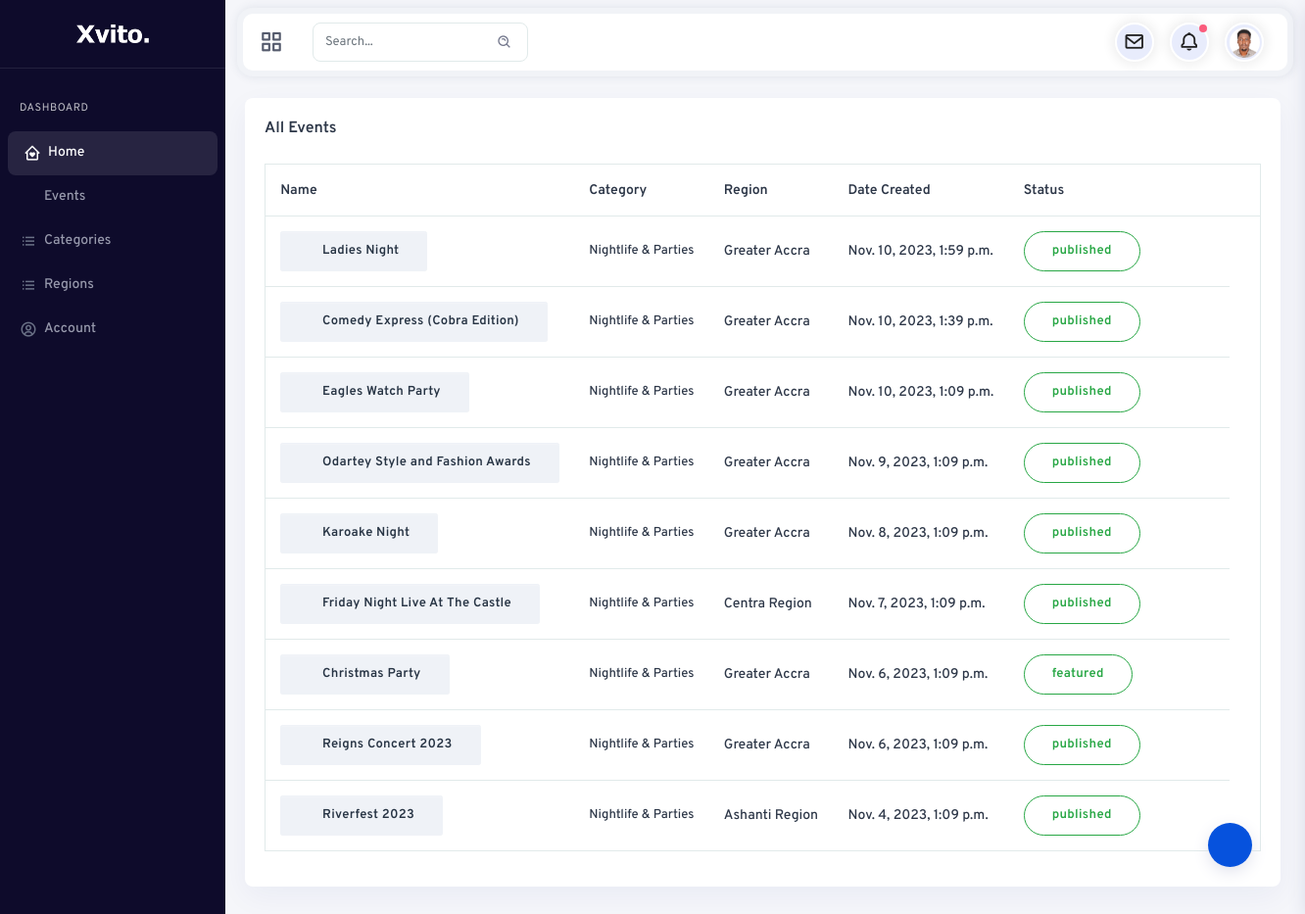
The app's page /events_backend/all_events/ (signed in) with its own data.
### events_app/models.py (models this page shows, shortened)
class UserProfile(models.Model):
    user = models.OneToOneField(User, on_delete=models.CASCADE)
    avatar = models.ImageField(upload_to='user_avatars/', null=True, blank=True)
    first_name = models.CharField(max_length=50, null=True, blank=True)
    last_name = models.CharField(max_length=50, null=True, blank=True)
    phone_number = models.CharField(max_length=15, null=True, blank=True)
    email = models.EmailField(max_length=100, null=True, blank=True)

class Event(models.Model):
    STATUS_CHOICES = (
        ('draft', 'Draft'),
        ('published', 'Published'),
        ('canceled', 'Canceled'),
        ('featured', 'featured'),
    )
    title = models.CharField(max_length=200)
    description = models.TextField()
    location = models.CharField(max_length=200)
    date = models.DateTimeField()
    registration_required = models.BooleanField(default=False)
    registration_link = models.URLField(blank=True, null=True)
    category = models.ForeignKey(EventCategory, on_delete=models.SET_NULL, null=True)
    Region = models.ForeignKey(EventRegion, on_delete=models.SET_NULL, null=True)
    image = models.ImageField(upload_to='event_images/', null=True, blank=True)
    status = models.CharField(max_length=10, choices=STATUS_CHOICES, default='draft')
    user = models.ForeignKey(User, on_delete=models.CASCADE, default=1)
    group = models.ForeignKey(Group, on_delete=models.SET_NULL, null=True, default=1)
    created_at = models.DateTimeField(default=timezone.now)
    updated_at = models.DateTimeField(default=timezone.now)

class EventCategory(models.Model):
    name = models.CharField(max_length=100)
    def __str__(self):
        return self.name

class EventRegion(models.Model):
    name = models.CharField(max_length=100)
    def __str__(self):
        return self.name

### events_backend/views.py (the view)
# urls.py: path('all_events/', AllEvents.as_view(), name='view-events'),
class AllEvents(LoginRequiredMixin, ListView):
    model = Event
    template_name = 'events_backend/all_events.html'
    context_object_name = 'events'
    paginate_by = 10
    def get_queryset(self):
        return Event.objects.filter(user=self.request.user).order_by('-created_at')

### events_backend/templates/events_backend/all_events.html
{% extends 'events_backend/backend_base.html' %}
{% load static %}
{% block content %}
  <div class="main-panel">
    <div class="content-wrapper">
      <div class="container-fluid">
        <div class="row">
          <div class="row">
            <div class="col-12 box-margin">
              <div class="card">
                <div class="card-body">
                  <h6 class="card-title">All Events</h6>
                  <div class="table-responsive">
                    <table class="table table-nowrap">
                      <thead>
                        <tr>
                          <th>Name</th>
                          <th>Category</th>
                          <th>Region</th>
                          <th>Date Created</th>
                          <th>Status</th>
                          <th></th>
                        </tr>
                      </thead>
                      <tbody>
                        {% for event in events %}
                        <tr>
                          <th scope="row">
                            <button type="button" class="btn btn-sm btn-secondary btn-icon rounded-pill">
                              <a href="{% url 'event-detail' event.pk %}" style="text-decoration: none; color: inherit;">
                                  <span class="btn-inner--icon"><i class="fa fa-book"></i></span>
                                  <span class="btn-inner--text">{{ event.title }}</span>
                              </a>
                          </button>
                          </th>
                          <td class="order">
                            <span class="d-block font-13">{{ event.category }}</span>
                          </td>
                          <td>
                            <span class="client">{{ event.Region }}</span>
                          </td>
                          <td>{{ event.created_at }}</td>
                          <td>
                            <div class="d-flex align-items-center">
                              <button type="button" class="btn btn-rounded btn-outline-success">
                                <span class="btn-inner--text">{{ event.status }}</span>
                              </button>
                              <div class="actions ml-3">
                                <a href="{% url 'backend:update-event' pk=event.pk %}" class="action-item mr-2"
                                  data-bs-toggle="tooltip" title="" data-original-title="Edit">
                                  <i class="fa fa-pencil"></i>
                                </a>
                                <a href="{% url 'backend:event-delete' pk=event.pk %}" class="action-item mr-2" data-bs-toggle="tooltip" title=""
                                  data-original-title="Archive">
                                  <i class="fa fa-archive"></i>
                                </a>
                              </div>
                            </div>
                          </td>
                        </tr>
                        {% endfor %}
                      </tbody>
                    </table>
                  </div>
                </div>
              </div>
            </div>
          </div>
        </div>
      </div>
    </div>
  </div>
{% endblock %}

### events_backend/templates/events_backend/backend_base.html (shortened to what this page needs)
<!doctype html>
{% load static %}
<html lang="en">
<head>
    <link rel="stylesheet" href="{% static 'backend/css/default-assets/mini-event-calendar.min.css' %}">
    <link rel="stylesheet" href="{% static 'backend/style.css' %}">
</head>
<body>
    <div class="choose-layout-area">
        <div class="setting-trigger-icon" id="settingTrigger">
            <i class="ti-settings"></i>
        </div>
    </div>
    <div class="flapt-page-wrapper">
        <div class="flapt-sidemenu-wrapper">
            <div class="flapt-logo">
                <a href="{% url "backend:home" %}"><img class="desktop-logo" src="{% static "/backend/img/core-img/logo.png" %}" alt="Desktop Logo"> <img
                        class="small-logo" src="/backend/img/core-img/small-logo.png" alt="Mobile Logo"></a>
            </div>
            <div class="flapt-sidenav" id="flaptSideNav">
                <div class="side-menu-area">
                    <nav>
                        <ul class="sidebar-menu" data-widget="tree">
                            <li class="menu-header-title">Dashboard</li>
                            <li class="active"><a href="{% url 'backend:home' %}"><i class='bx bx-home-heart'></i><span>Home</span></a></li>
                            <li class="treeview">
                                <a href="javascript:void(0)"><i class='zmdi zmdi-widgets'></i><span>Events</span> <i
                                        class="fa fa-angle-right"></i></a>
                            </li>
                            <li class="treeview">
                                <a href="javascript:void(0)"><i class='bx bx-list-ul'></i><span>Categories</span> <i
                                        class="fa fa-angle-right"></i></a>
                            </li>
                            <li class="treeview">
                                <a href="javascript:void(0)"><i class='bx bx-list-ul'></i><span>Regions</span> <i
                                        class="fa fa-angle-right"></i></a>
                            </li>
                            <li class="treeview">
                                <a href="javascript:void(0)"><i
                                        class="bx bx-user-circle"></i><span>Account</span> <i
                                        class="fa fa-angle-right"></i></a>
                            </li>
                        </ul>
                    </nav>
                </div>
            </div>
        </div>
        <div class="flapt-page-content">
            <header class="top-header-area d-flex align-items-center justify-content-between">
                <div class="left-side-content-area d-flex align-items-center">
                    <div class="flapt-triggers">
                        <div class="menu-collasped" id="menuCollasped">
                            <i class='bx bx-grid-alt'></i>
                        </div>
                    </div>
                    <ul class="left-side-navbar d-flex align-items-center">
                        <li class="hide-phone app-search">
                            <input type="text" class="form-control" placeholder="Search...">
                            <span class="bx bx-search-alt"></span>
                        </li>
                    </ul>
                </div>
                <div class="right-side-navbar d-flex align-items-center justify-content-end">
                    <ul class="right-side-content d-flex align-items-center">
                        <li class="nav-item dropdown">
                            <button type="button" class="btn dropdown-toggle" data-bs-toggle="dropdown"
                                aria-haspopup="true" aria-expanded="false"><i class='bx bx-envelope'></i></button>
                        </li>
                        <li class="nav-item dropdown">
                            <button type="button" class="btn dropdown-toggle" data-bs-toggle="dropdown"
                                aria-haspopup="true" aria-expanded="false"><i class='bx bx-bell bx-tada'></i> <span
                                    class="active-status"></span></button>
                        </li>
                        <li class="nav-item dropdown">
                            <button type="button" class="btn dropdown-toggle" data-bs-toggle="dropdown"
                                aria-haspopup="true" aria-expanded="false">
                                {% if user.userprofile.avatar %}
                                    <img src="{{ user.userprofile.avatar.url }}" alt="">
                                {% else %}
                                    <img src="{% static 'backend/img/bg-img/person_1.jpg' %}" alt="">
                                {% endif %}
                            </button>
                        </li>
                    </ul>
                </div>
            </header>
            {% block content%}
            {% endblock %}
            </div>
        </div>
</body>
</html>

### records on screen
Event: title "Ladies Night", category "Nightlife & Parties", Region "Greater Accra", created_at "Nov. 10, 2023, 1:59 p.m.", status "published"
Event: title "Comedy Express (Cobra Edition)", category "Nightlife & Parties", Region "Greater Accra", created_at "Nov. 10, 2023, 1:39 p.m.", status "published"
Event: title "Eagles Watch Party", category "Nightlife & Parties", Region "Greater Accra", created_at "Nov. 10, 2023, 1:09 p.m.", status "published"
Event: title "Odartey Style and Fashion Awards", category "Nightlife & Parties", Region "Greater Accra", created_at "Nov. 9, 2023, 1:09 p.m.", status "published"
Event: title "Karoake Night", category "Nightlife & Parties", Region "Greater Accra", created_at "Nov. 8, 2023, 1:09 p.m.", status "published"
Event: title "Friday Night Live At The Castle", category "Nightlife & Parties", Region "Centra Region", created_at "Nov. 7, 2023, 1:09 p.m.", status "published"
Event: title "Christmas Party", category "Nightlife & Parties", Region "Greater Accra", created_at "Nov. 6, 2023, 1:09 p.m.", status "featured"
Event: title "Reigns Concert 2023", category "Nightlife & Parties", Region "Greater Accra", created_at "Nov. 6, 2023, 1:09 p.m.", status "published"
Event: title "Riverfest 2023", category "Nightlife & Parties", Region "Ashanti Region", created_at "Nov. 4, 2023, 1:09 p.m.", status "published"
